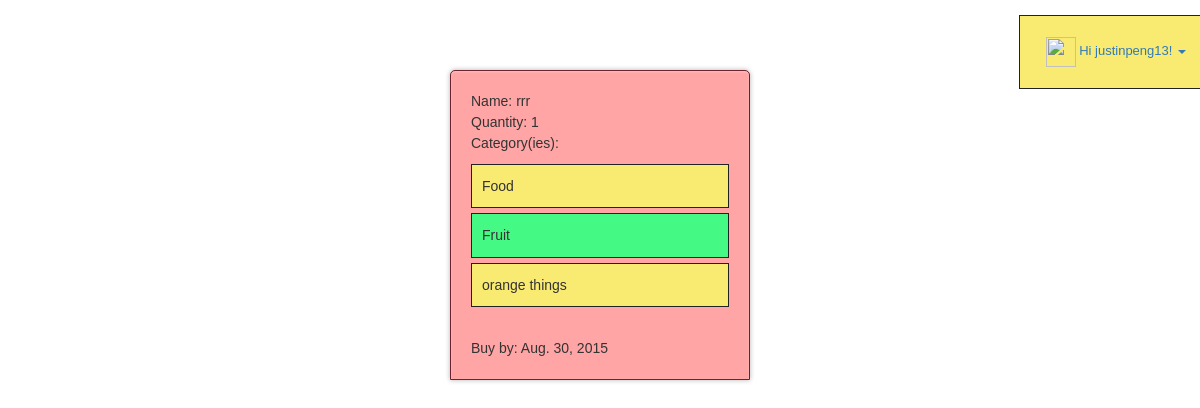
Page /item/14 (signed in) on the committed database.
### grocery_list/models.py (models this page shows, shortened)
class Item(models.Model):
    user = models.ForeignKey(UserProfile, blank=True, null=True)
    name = models.CharField(max_length=255)
    quantity = models.IntegerField()
    cat = models.ManyToManyField(Cat, related_name='grocery_list', blank=True)
    remarks = models.TextField(blank=True)
    date = models.DateField(blank=True)

class Cat(models.Model):
    name = models.CharField(max_length=255)
    color = models.CharField(max_length=50, default="pink")
    fontcolor = models.CharField(max_length=50, default="green")

### grocery_list/views.py (the view)
# urls.py: url(r'^item/(?P<pk>\d+)$', views.item, name='detail'),
def item(request, pk):
    item = Item.objects.get(id=pk)
    return render(request, 'grocery_list/item.html', {'item':item})

### grocery_list/templates/grocery_list/item.html
{%extends 'grocery_list/base.html'%}
{%load staticfiles%}
{% block content %}
<link rel="stylesheet" type="text/css" href="{% static 'grocery_list/style.css' %}" />
<div id="wrapper">
        Name: {{item.name}} <br/>
        Quantity: {{item.quantity}}<br/>
        {%if item.cat.all%}
        Category(ies):
        <ul>
        {%for c in item.cat.all%}
            <li>{{c.name}}</li>
        {%endfor%}
        {%endif%}
        </ul>
        <br>
        Buy by: {{item.date}}
    </div>
{%endblock%}

### grocery_list/templates/grocery_list/base.html (shortened to what this page needs)
{% load bootstrap3 %}
<head>
</head>
{% bootstrap_css %}
<link rel="stylesheet" href="//code.jquery.com/ui/1.11.4/themes/smoothness/jquery-ui.css">
<link rel="stylesheet" href="https://cdnjs.cloudflare.com/ajax/libs/bootstrap-datetimepicker/4.14.30/css/bootstrap-datetimepicker.min.css">
<link rel="stylesheet" href="//code.jquery.com/ui/1.11.4/themes/smoothness/jquery-ui.css">
  </head>
  <body>
      <div class="mynavbar">
          <ul class="nav nav-tabs navbar-right">
              <li role="presentation" class="dropdown">
                  <a class="dropdown-toggle" data-toggle="dropdown" href="#" role="button" aria-haspopup="true" aria-expanded="true">
                    {%if user.is_authenticated%}
                        <img src="/media/{{curruser.picture}}" height="30px" %} />
                        Hi {{user.username}}!
                    {%else%}
                        Login here!
                    {%endif%}
                    <span class="caret"></span>
                  </a>
              </li>
          </ul>
      </div>
  {%block content%}
  {%endblock%}
  </body>

### grocery_list/static/grocery_list/style.css (style rules this page uses)
body { font: 14px/21px"Lucida Sans", "Lucida Grande", "Lucida Sans Unicode", sans-serif; }
#wrapper { width:300px; margin:20px auto; padding:20px; border-radius: 5px 5px 0 0; box-shadow: inset 0 1px 2px rgba(255, 255, 255, 0.3), 0 0 5px rgba(0, 0, 0, .3); border: 1px solid #6f212f; background: #FFA5A5; }
ul { list-style-type:none; list-style-position:outside; margin:10px 0px; padding:0px; clear:both; }
li { background: #45FA84; margin:5px 0px; line-height:1.6; padding:10px; border:#222 solid 1px; }
li:nth-child(odd) { background: #F9EB71; }
li a { font-size:small; }
.mynavbar { display:block; margin:0px; padding:0px; height:50px; }

### rows in the picture
Item: name "rrr", quantity "1", date "Aug. 30, 2015"
Cat: name "Food"
Cat: name "Fruit"
Cat: name "orange things"

### other values in the picture
{{ user.username }} "justinpeng13"
